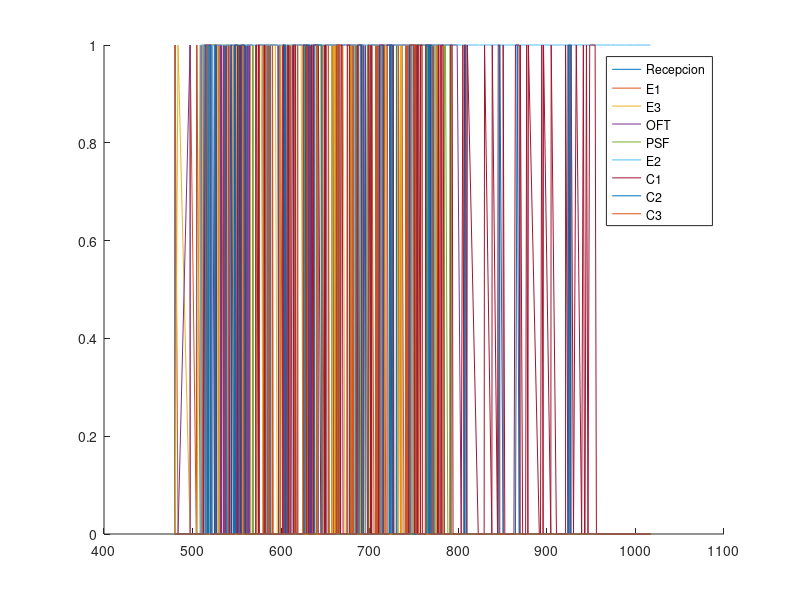

This figure's MATLAB source:
t = [
480.0
480.2204979023792
480.2455798057488
483.57006142743245
497.24840347125496
497.2541007052631
504.25268538047163
504.522328535614
504.8283556131041
508.81952615850327
508.8469771410826
509.2968837876856
509.58855044589546
509.58855044789783
511.7118181689328
511.91306278929284
511.9533751880749
512.459533641882
512.6070064268037
514.1856298075679
514.6069405164835
514.6617157874878
514.698709320761
514.829684524125
514.8381794763588
515.0969243511759
515.096924451293
516.9914770368123
516.996529016363
517.3562784957809
517.396590894563
517.5575231161409
517.5957973068984
517.8695132354658
518.443227748724
518.5831978427536
519.6672645143967
519.9464266349179
519.9602596096979
520.3813224654751
520.4303639314862
520.597971374989
520.6632148242576
520.7908171076399
521.640056243094
521.836076635922
522.191409550939
522.2160832627519
522.2389195030761
522.3067406225683
522.4799630291941
522.5046215458467
522.5791176674646
524.597351903064
524.8174403795629
525.5149652502012
525.5149654103886
525.5189280568487
526.2395223211275
526.4871903604568
526.550308432244
526.5953866514938
526.9162068912105
527.253993241191
527.3942973460911
528.1578862596123
528.5842826082086
528.9552689852692
529.0470377895467
529.3559959434764
529.7908917740336
529.8012737427579
531.2456459444805
531.2456460721199
531.6054068614611
531.6988152032241
531.823647361339
531.8867650615673
532.4959005130651
532.5896110533164
532.6813798575939
532.7979240914481
532.8344722210469
535.065615176466
535.3618757705605
535.3618759107245
535.5005110070233
535.5005902599526
536.9552651774702
537.2037323288531
537.3529878373241
538.449583336229
538.7873696862094
539.3616102474144
540.1748557520714
540.2842307820175
540.8893723884948
540.9722384777283
540.9729410207339
541.3210130272759
541.3556703883295
541.5085130146877
541.5231641210382
543.0922334444243
543.8369900655923
544.024588670576
544.1584484774711
546.0532083784096
546.3552319567926
546.3798904734452
546.813758657422
547.530564216928
548.0496626531418
548.2101603956366
548.4428276865548
548.6229230418106
549.0432205968749
549.5480918683044
550.7985933660989
550.8321572125595
550.9210275262673
551.0334018329196
551.0737142317017
551.6758965999521
552.1334776765253
553.3664035091582
553.7272795601103
553.7820548311145
553.9125886704336
554.5246622857672
554.7119985530121
554.7692527108122
555.0609193690221
555.3107636101817
555.310763737821
555.4288041125182
555.7639328689252
556.0333205021273
556.0715946928847
556.5610181787662
557.0502353005403
557.0867834301391
558.1328758139953
558.5677716445525
558.5781536132768
558.5846891239315
558.696833261689
559.5546793912315
559.5602270962756
560.0225258149994
560.2709929663823
561.5168439737582
561.5383292498004
561.7862316069603
561.9473557749094
563.2644254154864
563.5424988088873
564.4822027092146
564.6552898428621
564.904077705922
565.5444316440957
565.61757071624
568.0435859899937
568.056266458666
568.5786071237508
570.4539764129931
571.3032155484473
571.4236590548055
571.6249036751656
571.6652160739477
571.7801238651189
572.2838838755636
574.3187814023563
574.3586447416056
574.3735566733604
574.4571253055994
574.8051973121414
574.8398546731951
574.9926972995532
575.1329780784936
575.2699392852136
576.8390086085997
577.5087729554416
579.5373926632752
579.8145213506835
579.8216927820993
580.5411301198861
580.8967106336934
581.0272444730125
581.1106892096411
581.8839085133911
582.123491836202
582.1928065602883
582.4550683217625
582.8753658768268
582.9647176327757
584.6643024925114
584.9414311799197
584.9486026113354
585.5974731587919
585.9093138221156
586.0236204629296
586.1541543022487
587.0108183426273
587.2504016654382
587.3197163895245
587.5819781509987
588.002275706063
588.1331716231649
588.5245180827169
589.7912123217476
590.0172191289823
590.235538418897
590.2677699298531
591.0362236513517
592.9442640529073
593.0360328571849
593.4310635558126
593.4613454194774
595.5944019290993
595.8025743070727
596.221606793667
597.142993780189
597.434660438399
597.6845046795585
597.6845048071979
598.137673938302
598.2625060964169
598.3256237966452
598.934759248143
599.3498695314506
599.3653561981884
601.6002526336183
601.6838212658573
601.7798301973156
602.0318932723993
602.0378546263577
602.1783098409559
602.4521908274636
603.4207783254027
603.747379164342
603.7609764897912
604.2629766888922
604.49213578551
604.8135941973887
605.7535537418898
606.7640886235331
607.2533057453072
607.289853874906
607.4689043773396
607.8936519890325
608.0097595088158
608.3359462587622
608.835946242076
608.8360254950053
608.9977450619032
609.2462122132861
610.492063220662
610.7614508538641
610.7997250446215
610.8864366806922
612.8903228849363
613.4574219561183
613.8446399112228
613.8923177866756
613.9616325107619
614.6751974091648
614.8922557201446
615.3470719571225
615.5483165774825
615.5886289762647
616.2967132117782
616.8912521807357
617.4477862934547
618.2969695756774
618.5809051304752
618.610549014866
618.8954217398226
619.4204676256672
622.1651284371278
622.5633595894948
624.5911437108815
624.5966914159256
624.9656455525719
625.0139861930132
626.2896219817898
626.534714875958
627.279471497126
628.2406589288328
628.2703207543863
628.5678328712363
628.667772853958
628.6791640357532
629.024975909689
629.2645592324999
629.3338739565862
629.5961357180604
630.0164332731247
630.2562788679379
630.9495141074058
631.8053698888093
632.1134291313289
632.1607028038263
632.1853765156392
632.202517731311
632.301268457423
632.5743942519289
632.5757052348471
632.6154293304298
633.2900749470942
634.1060063834275
634.2399748235968
634.660272378661
634.7722691666319
636.0976353196662
636.2139253149965
636.4492089943457
636.7130887607879
636.7453202717439
637.9198693678712
638.0953925933242
638.9580370694691
639.8925507000838
640.3405541747751
640.4726480527213
640.5468270567064
640.6601480401331
641.0331089768218
641.0331091169859
641.7761933605083
641.9804788964615
644.7838475553066
645.5529154103971
645.9082483254141
645.932922037227
645.9760777653252
646.0235793970434
646.1968018036691
646.2081929854643
648.6040784138004
648.6696275597129
649.1299578709367
649.8430117528211
649.9563610956026
650.3621101890349
650.4557011776683
650.4791432937839
650.5226079315297
651.148192106536
651.3718470669838
653.0777911198586
653.0825103234023
653.3463900898445
653.3786216008006
654.4769005073715
654.7087264630843
654.8004952673618
657.1059493817779
657.1741077654451
657.3588643392762
657.5408452123352
657.6101599364215
658.9955993827821
659.244066534165
660.4098473884109
660.4899175415409
660.7670462289492
660.7742176603649
660.7917669600539
661.849235511959
662.1628748439766
662.271768940398
662.3042768502025
662.5753666224036
662.8670332806136
663.0210824097086
663.0210825698961
663.0274228042322
663.1168775217731
663.241709679888
663.3048273801163
663.3254905021519
663.8766619396863
663.9172425110413
664.1931883756725
664.3671319627182
664.651067517516
664.6807114019068
665.7903714775573
665.9211287152854
666.2891115588794
667.1016538422546
667.9127576515241
668.8345218949357
669.9117541121152
672.0704587164895
672.6468317691592
674.352775822034
674.6379952582771
674.9400188366601
674.9646773533127
675.3267932778625
675.9539981424302
677.2077099216781
677.499376579888
677.5086608334474
677.7492208210475
677.7492209486869
678.1328787481718
678.202390079791
678.4036347001511
678.4439470989332
678.999475389632
679.3884931259217
679.3898041088399
681.0540736975896
681.2220424342269
681.2305373864607
681.5327667345779
681.9273151521229
682.2595045452771
682.2650522503212
683.3838349469141
683.579261552378
683.6315029862434
683.9060003784083
683.9109650106918
684.0605195169971
684.4129652097928
684.4756298003048
684.5121779299036
684.6227224767127
685.2852056052527
685.9035422627904
686.7260129024725
687.0700655018123
687.0806809910055
687.6567163565129
687.9026608655697
688.1336246731845
689.3364448835681
690.4838739100845
690.7299104263255
691.0652892654248
691.1444813701256
691.2895096845979
691.5334991064153
691.5348100893335
692.1583127983154
692.7855176628831
693.1990796780832
693.386579665495
695.2474413448648
695.2474414850288
697.3601104035284
698.2093495389826
698.279347035759
698.480591656119
698.5209040549012
698.6862578556542
698.9981800635136
699.1900178660989
701.1744693833098
701.2292446543139
701.2647787321409
701.5428839863315
701.622580680505
701.7127822068322
701.9553757647585
702.2994283640984
702.3100438532915
704.8427834262691
706.3738442324117
706.65097291982
706.6581443512357
706.840540699927
707.7331622028298
708.0468015348474
708.1556956312688
708.4592933132744
708.6988766360853
708.7681913601716
709.0304531216458
709.4507506767101
709.8011692019121
709.9763064458575
711.2396872923947
711.5035670588369
711.535798569793
711.6822504987323
711.79892647557
712.4531611397454
713.6549318309449
713.8171607111694
714.1740302671586
714.3345280096535
714.3408682439896
715.2631263507703
715.5107943900996
715.7428600273225
715.8008105697384
715.9398109208533
716.216237533232
716.3841370180028
716.4163685289589
718.031929731893
719.1159964035361
719.2077652078136
719.5614317320034
719.6099440185832
721.766134279728
721.9329424832636
722.4520409194773
722.6125386619722
723.2915923792948
723.7118899343591
725.0061365530762
725.5008265500437
725.8561594650607
725.8808331768736
725.97149053669
726.0782748662876
726.1447129433158
726.1561041251109
726.5358559428608
726.6014050887734
727.3449028718757
727.7747892818816
729.0778690105833
729.9032719437901
729.9042722352492
730.1463000331418
730.3245697903135
730.6232083498134
731.069497946822
732.1135064059981
732.1922776731994
732.3828940392002
732.3900654706159
734.7553026298317
735.0788651414545
735.2542129337932
735.2877754750804
735.3925044734721
735.4722011676456
735.8049962518991
736.149048851239
736.1596643404321
738.6924039134096
740.2234647195522
740.5005934069605
740.5077648383763
740.6901611870676
741.5827826899704
741.896422021988
742.0053161184094
742.308913800415
742.5484971232258
742.6178118473122
742.8800736087863
743.3003711638506
743.6507896890527
743.9657406475097
745.0893077795353
745.3531875459774
745.3854190569335
745.6485469627106
745.6716847003845
745.7765633338445
746.0339943862673
746.661199250835
747.4990911803234
747.644459177601
748.1480740851047
749.1127468379109
749.1127469655503
749.5659160966544
749.6424939260307
749.6907482547693
749.7310606535515
749.7322942289748
750.3630014064954
750.7520191427851
750.7533301257033
750.9206629693946
751.2212681549173
752.2399678429827
752.4028571889322
752.417599714453
752.7092663726629
752.9591106138224
752.9591107414618
753.2144287067412
753.4122798725659
753.8445133372968
753.8566059697154
753.881264486368
754.2093651824069
754.4933007372048
754.5229446215956
755.2070059588398
755.456088885101
757.1897075360682
757.3520919167095
758.9225755887494
759.3510883773006
759.8625545924847
762.7348854629729
763.1188891538577
764.4408295158477
764.4802284779659
764.5801684606876
764.5915596424827
764.9373715164186
764.9914389107488
765.1769548392294
765.2462695633158
765.5085313247899
765.9288288798542
766.3545390537187
767.5371281698365
767.6658214184159
767.7177654955389
767.9544229469241
767.9871531287409
767.9943245601567
768.0258247380584
768.5014390444379
769.234890741802
769.97964736297
769.9990541091407
770.14618528541
770.6336162999436
770.6831242309952
771.183124214309
771.1832034672383
771.2282629563136
771.3449230341362
771.5925910734654
772.0172883447401
772.0216076042192
772.3593939541996
772.8692110844007
774.4220993935687
774.461396656485
774.5919304958041
775.4485945361828
775.6881778589936
775.75749258308
776.0197543445541
776.268221495937
776.5219208192931
777.514072503313
777.5881358523399
777.9583986004624
778.000213527947
779.471242571249
780.2434460322908
780.3089951782033
781.4823793713115
781.4860161034844
782.9645735908491
784.1479028408363
784.4062297392137
784.775107705404
784.8658539617544
785.2367872371557
785.5070951982535
788.2080103261817
790.6340255999354
790.6340257400994
790.6395734451436
790.7819651640604
791.0568682222312
792.3325040110077
792.3510344874464
793.0957911086144
794.0569785403212
794.3132027836042
798.731441799583
803.2834642706651
805.1971738085361
806.5084561732334
807.0821706864916
808.3150965191245
808.5992025474656
809.6606915629784
810.2302506527334
822.5506249989048
823.7895583379255
823.8944369713855
826.8182873392877
829.1897980905479
829.6378015652392
837.9013258042645
838.3260734159574
844.2770613381476
845.1076188360896
846.729134638703
846.8404868887708
850.6527967629943
850.6527969231818
850.6567594094544
852.5281662124241
853.3774053478783
853.8543136645499
855.423382987936
859.1255044992224
862.8470297122201
864.5529737650949
866.5685937042
868.6135832936851
869.6023897833563
869.9609613541427
872.66432504395
876.0095192427215
877.2424450753543
878.5880401192082
879.1575992089632
891.4779735551347
892.7169068941554
892.8217855276154
894.303979747153
895.7456358955176
896.1936393702089
904.4571636092342
904.881911220927
910.8328991431173
911.6634566410593
915.586773921948
921.1319518488526
921.1319519489698
923.9045407331425
923.9108809674786
924.2089486653983
924.7601201029328
925.076646538919
926.3291894263189
927.0739460474869
927.3954044593656
930.0507146393165
933.2065996507299
939.2772003696605
941.1909099075315
942.5021922722287
943.075906785487
944.6874823332912
946.4211009842584
948.393782316471
949.3050768600789
950.5440101990996
950.6488888325596
953.5727392004618
954.4773093817123
955.944249951722
964.6557776654386
965.3725832249446
971.7483187588277
972.4279149375363
973.2584724354783
977.181789716367
982.7269676432717
985.4995565275616
985.4995566877491
985.5058969220852
987.3812662113276
988.2305053467817
988.7074136634533
990.2764829868394
993.9786044981258
997.7001297111235
999.4060737639983
1008.6325594943422
1013.6819755126037
1016.906967415172
];
x_2 = [
0.0
1.0
0.0
0.0
0.0
0.0
0.0
1.0
0.0
0.0
0.0
0.0
1.0
0.0
0.0
1.0
0.0
0.0
0.0
0.0
0.0
0.0
1.0
1.0
0.0
0.0
0.0
0.0
1.0
1.0
1.0
1.0
0.0
0.0
0.0
0.0
0.0
0.0
1.0
1.0
0.0
0.0
0.0
0.0
0.0
0.0
1.0
0.0
1.0
1.0
1.0
0.0
0.0
0.0
0.0
0.0
0.0
0.0
0.0
1.0
0.0
0.0
0.0
1.0
0.0
0.0
0.0
0.0
0.0
0.0
1.0
0.0
0.0
1.0
1.0
1.0
1.0
0.0
0.0
1.0
1.0
1.0
0.0
0.0
1.0
1.0
1.0
0.0
0.0
1.0
0.0
0.0
1.0
0.0
0.0
0.0
0.0
1.0
1.0
1.0
1.0
1.0
0.0
0.0
0.0
0.0
0.0
0.0
1.0
0.0
0.0
0.0
0.0
0.0
0.0
0.0
1.0
0.0
0.0
0.0
1.0
1.0
0.0
0.0
0.0
0.0
0.0
0.0
1.0
0.0
0.0
0.0
1.0
0.0
1.0
1.0
1.0
1.0
0.0
0.0
1.0
0.0
0.0
1.0
0.0
0.0
0.0
0.0
0.0
0.0
1.0
0.0
1.0
1.0
0.0
0.0
0.0
0.0
1.0
1.0
0.0
0.0
0.0
0.0
0.0
0.0
0.0
0.0
1.0
0.0
0.0
0.0
0.0
0.0
0.0
1.0
1.0
1.0
1.0
0.0
0.0
0.0
0.0
0.0
1.0
0.0
0.0
0.0
1.0
0.0
0.0
1.0
0.0
0.0
1.0
0.0
0.0
1.0
0.0
0.0
0.0
0.0
1.0
0.0
1.0
0.0
0.0
1.0
0.0
0.0
0.0
1.0
1.0
0.0
0.0
0.0
0.0
0.0
0.0
0.0
0.0
0.0
0.0
1.0
0.0
1.0
1.0
1.0
0.0
0.0
1.0
0.0
0.0
1.0
1.0
1.0
1.0
1.0
1.0
0.0
0.0
0.0
0.0
0.0
0.0
0.0
0.0
1.0
0.0
0.0
0.0
0.0
0.0
1.0
0.0
0.0
1.0
0.0
1.0
0.0
0.0
0.0
0.0
1.0
1.0
0.0
0.0
0.0
0.0
1.0
0.0
0.0
0.0
0.0
0.0
1.0
0.0
0.0
0.0
0.0
0.0
0.0
0.0
0.0
0.0
0.0
0.0
0.0
0.0
0.0
0.0
1.0
0.0
0.0
1.0
0.0
0.0
1.0
0.0
0.0
0.0
1.0
1.0
0.0
1.0
1.0
1.0
0.0
0.0
0.0
0.0
0.0
1.0
0.0
0.0
0.0
0.0
1.0
0.0
0.0
0.0
0.0
0.0
0.0
0.0
1.0
1.0
0.0
0.0
0.0
0.0
0.0
0.0
1.0
0.0
1.0
1.0
1.0
0.0
0.0
0.0
0.0
0.0
0.0
1.0
1.0
0.0
0.0
0.0
0.0
0.0
0.0
1.0
0.0
0.0
0.0
0.0
0.0
1.0
1.0
1.0
0.0
0.0
1.0
0.0
0.0
1.0
0.0
0.0
0.0
1.0
0.0
0.0
0.0
1.0
0.0
0.0
0.0
0.0
1.0
0.0
0.0
0.0
0.0
0.0
0.0
1.0
0.0
0.0
0.0
0.0
0.0
0.0
0.0
0.0
0.0
0.0
0.0
0.0
1.0
0.0
0.0
0.0
0.0
1.0
0.0
0.0
1.0
1.0
1.0
1.0
0.0
0.0
1.0
0.0
0.0
1.0
0.0
0.0
0.0
0.0
0.0
0.0
1.0
1.0
0.0
0.0
0.0
1.0
1.0
0.0
0.0
0.0
0.0
0.0
1.0
0.0
0.0
0.0
0.0
0.0
0.0
0.0
0.0
0.0
1.0
1.0
0.0
0.0
0.0
0.0
1.0
0.0
0.0
0.0
0.0
0.0
1.0
0.0
0.0
0.0
0.0
0.0
0.0
1.0
1.0
0.0
0.0
0.0
1.0
0.0
0.0
0.0
1.0
0.0
0.0
0.0
1.0
0.0
0.0
1.0
0.0
0.0
1.0
0.0
0.0
0.0
1.0
0.0
0.0
0.0
0.0
0.0
0.0
0.0
0.0
0.0
0.0
1.0
0.0
0.0
0.0
1.0
1.0
0.0
0.0
0.0
0.0
0.0
0.0
0.0
0.0
0.0
0.0
0.0
1.0
0.0
0.0
1.0
0.0
1.0
1.0
1.0
0.0
0.0
0.0
0.0
0.0
0.0
0.0
0.0
1.0
1.0
0.0
0.0
0.0
1.0
1.0
0.0
0.0
0.0
1.0
1.0
1.0
0.0
0.0
1.0
0.0
0.0
0.0
1.0
0.0
0.0
0.0
1.0
0.0
0.0
1.0
0.0
0.0
1.0
0.0
0.0
0.0
1.0
0.0
0.0
0.0
0.0
0.0
0.0
0.0
0.0
0.0
0.0
1.0
1.0
1.0
1.0
0.0
0.0
0.0
1.0
0.0
0.0
0.0
0.0
0.0
0.0
1.0
0.0
1.0
1.0
1.0
1.0
1.0
0.0
0.0
1.0
0.0
0.0
0.0
0.0
0.0
0.0
0.0
0.0
0.0
0.0
0.0
0.0
1.0
0.0
0.0
1.0
1.0
0.0
0.0
1.0
0.0
0.0
0.0
0.0
1.0
1.0
0.0
0.0
0.0
0.0
0.0
0.0
0.0
0.0
0.0
1.0
0.0
0.0
0.0
1.0
0.0
0.0
1.0
0.0
0.0
0.0
1.0
0.0
1.0
0.0
0.0
1.0
0.0
0.0
1.0
1.0
0.0
0.0
0.0
0.0
0.0
0.0
0.0
0.0
0.0
0.0
0.0
0.0
0.0
0.0
0.0
0.0
0.0
0.0
0.0
0.0
0.0
0.0
0.0
0.0
0.0
0.0
0.0
0.0
0.0
0.0
0.0
0.0
0.0
0.0
0.0
0.0
0.0
0.0
0.0
0.0
0.0
0.0
0.0
0.0
0.0
0.0
0.0
0.0
0.0
0.0
0.0
0.0
0.0
0.0
0.0
0.0
0.0
0.0
0.0
0.0
0.0
0.0
0.0
0.0
0.0
0.0
0.0
0.0
0.0
0.0
0.0
0.0
0.0
0.0
0.0
0.0
0.0
0.0
0.0
0.0
0.0
0.0
0.0
0.0
0.0
0.0
0.0
0.0
0.0
0.0
0.0
0.0
0.0
0.0
0.0
0.0
0.0
0.0
0.0
0.0
0.0
0.0
0.0
0.0
0.0
0.0
0.0
0.0
0.0
0.0
0.0
0.0
0.0
0.0
0.0
0.0
0.0
0.0
0.0
0.0
];
x_3 = [
0.0
0.0
1.0
0.0
0.0
1.0
0.0
0.0
1.0
0.0
0.0
0.0
0.0
1.0
0.0
0.0
1.0
0.0
0.0
0.0
0.0
0.0
0.0
0.0
1.0
0.0
0.0
0.0
0.0
0.0
1.0
0.0
1.0
0.0
0.0
0.0
0.0
0.0
0.0
0.0
1.0
0.0
0.0
0.0
0.0
0.0
0.0
1.0
1.0
1.0
0.0
1.0
0.0
0.0
0.0
0.0
0.0
0.0
0.0
0.0
0.0
0.0
0.0
0.0
0.0
0.0
0.0
0.0
0.0
0.0
0.0
1.0
0.0
0.0
0.0
0.0
0.0
1.0
0.0
0.0
0.0
0.0
1.0
0.0
0.0
0.0
0.0
1.0
0.0
0.0
0.0
0.0
0.0
0.0
0.0
0.0
0.0
0.0
0.0
0.0
1.0
0.0
0.0
0.0
0.0
0.0
0.0
0.0
0.0
1.0
0.0
0.0
0.0
0.0
0.0
0.0
0.0
0.0
0.0
0.0
0.0
0.0
1.0
0.0
0.0
0.0
0.0
0.0
0.0
0.0
0.0
0.0
0.0
0.0
0.0
0.0
0.0
0.0
1.0
0.0
0.0
1.0
0.0
0.0
1.0
0.0
0.0
0.0
0.0
0.0
0.0
0.0
0.0
0.0
1.0
0.0
0.0
0.0
0.0
0.0
0.0
0.0
0.0
0.0
0.0
0.0
0.0
0.0
0.0
1.0
0.0
0.0
0.0
0.0
0.0
0.0
0.0
1.0
0.0
0.0
0.0
0.0
0.0
0.0
0.0
1.0
0.0
0.0
0.0
0.0
0.0
0.0
1.0
0.0
0.0
0.0
0.0
0.0
1.0
0.0
0.0
0.0
0.0
0.0
0.0
1.0
0.0
0.0
0.0
0.0
0.0
0.0
0.0
1.0
0.0
0.0
0.0
0.0
0.0
0.0
0.0
0.0
0.0
0.0
0.0
0.0
0.0
0.0
1.0
0.0
0.0
1.0
0.0
0.0
0.0
0.0
1.0
0.0
0.0
0.0
0.0
0.0
0.0
0.0
0.0
0.0
0.0
0.0
1.0
0.0
0.0
0.0
0.0
0.0
1.0
0.0
0.0
0.0
0.0
1.0
0.0
0.0
0.0
0.0
0.0
1.0
0.0
0.0
0.0
0.0
1.0
0.0
0.0
0.0
0.0
0.0
1.0
0.0
0.0
0.0
0.0
0.0
0.0
0.0
0.0
0.0
0.0
0.0
0.0
0.0
0.0
0.0
1.0
0.0
0.0
1.0
0.0
0.0
0.0
0.0
0.0
0.0
0.0
1.0
1.0
0.0
0.0
1.0
0.0
0.0
0.0
0.0
0.0
0.0
0.0
0.0
0.0
0.0
1.0
0.0
0.0
0.0
0.0
0.0
0.0
0.0
0.0
0.0
0.0
0.0
0.0
0.0
0.0
0.0
1.0
1.0
1.0
0.0
1.0
0.0
0.0
0.0
0.0
0.0
0.0
0.0
1.0
0.0
0.0
0.0
0.0
0.0
0.0
1.0
0.0
0.0
0.0
0.0
0.0
0.0
0.0
1.0
0.0
0.0
0.0
0.0
0.0
1.0
0.0
0.0
0.0
1.0
0.0
0.0
0.0
0.0
0.0
0.0
0.0
0.0
1.0
0.0
0.0
0.0
0.0
0.0
0.0
1.0
0.0
0.0
0.0
0.0
0.0
0.0
0.0
0.0
0.0
0.0
0.0
0.0
1.0
0.0
0.0
0.0
0.0
0.0
0.0
0.0
0.0
0.0
0.0
1.0
0.0
0.0
1.0
0.0
0.0
1.0
0.0
0.0
0.0
0.0
0.0
0.0
0.0
0.0
0.0
0.0
0.0
0.0
1.0
0.0
0.0
0.0
0.0
0.0
1.0
0.0
0.0
0.0
0.0
0.0
0.0
0.0
0.0
0.0
0.0
1.0
0.0
0.0
0.0
0.0
0.0
0.0
0.0
0.0
0.0
0.0
1.0
0.0
0.0
0.0
0.0
0.0
0.0
0.0
1.0
0.0
0.0
0.0
1.0
0.0
0.0
0.0
1.0
0.0
0.0
0.0
1.0
0.0
0.0
1.0
0.0
0.0
0.0
0.0
0.0
0.0
1.0
0.0
0.0
0.0
0.0
0.0
0.0
0.0
0.0
0.0
0.0
0.0
0.0
0.0
0.0
0.0
1.0
0.0
0.0
0.0
0.0
0.0
0.0
0.0
0.0
0.0
0.0
0.0
0.0
0.0
0.0
1.0
1.0
0.0
0.0
1.0
0.0
0.0
0.0
0.0
0.0
0.0
0.0
0.0
0.0
0.0
0.0
0.0
0.0
0.0
1.0
0.0
0.0
0.0
0.0
0.0
1.0
0.0
0.0
1.0
0.0
0.0
0.0
1.0
0.0
0.0
0.0
1.0
0.0
0.0
1.0
0.0
0.0
0.0
0.0
0.0
0.0
1.0
0.0
0.0
0.0
0.0
0.0
0.0
0.0
0.0
0.0
0.0
0.0
0.0
0.0
1.0
0.0
0.0
0.0
1.0
0.0
0.0
0.0
0.0
0.0
0.0
0.0
0.0
0.0
0.0
0.0
0.0
1.0
0.0
0.0
1.0
0.0
0.0
0.0
0.0
0.0
0.0
0.0
0.0
0.0
0.0
0.0
0.0
1.0
0.0
0.0
0.0
1.0
0.0
0.0
0.0
0.0
0.0
0.0
0.0
0.0
1.0
0.0
0.0
0.0
0.0
0.0
0.0
0.0
0.0
0.0
1.0
0.0
0.0
0.0
0.0
0.0
0.0
0.0
0.0
0.0
0.0
0.0
0.0
1.0
0.0
0.0
0.0
0.0
0.0
0.0
1.0
0.0
0.0
0.0
0.0
0.0
0.0
0.0
0.0
0.0
0.0
0.0
0.0
0.0
0.0
0.0
0.0
0.0
0.0
0.0
0.0
0.0
0.0
0.0
0.0
0.0
0.0
0.0
0.0
0.0
0.0
0.0
0.0
0.0
0.0
0.0
0.0
0.0
0.0
0.0
0.0
0.0
0.0
0.0
0.0
0.0
0.0
0.0
0.0
0.0
0.0
0.0
0.0
0.0
0.0
0.0
0.0
0.0
0.0
0.0
0.0
0.0
0.0
0.0
0.0
0.0
0.0
0.0
0.0
0.0
0.0
0.0
0.0
0.0
0.0
0.0
0.0
0.0
0.0
0.0
0.0
0.0
0.0
0.0
0.0
0.0
0.0
0.0
0.0
0.0
0.0
0.0
0.0
0.0
0.0
0.0
0.0
0.0
0.0
0.0
0.0
0.0
0.0
0.0
0.0
0.0
0.0
0.0
0.0
0.0
0.0
0.0
0.0
0.0
0.0
0.0
0.0
0.0
0.0
0.0
];
x_4 = [
0.0
0.0
0.0
1.0
0.0
0.0
0.0
0.0
0.0
1.0
0.0
0.0
0.0
0.0
1.0
1.0
1.0
1.0
1.0
1.0
1.0
0.0
0.0
0.0
0.0
1.0
1.0
1.0
1.0
1.0
1.0
1.0
1.0
1.0
1.0
1.0
1.0
1.0
1.0
1.0
1.0
1.0
1.0
1.0
1.0
1.0
1.0
1.0
1.0
1.0
1.0
1.0
1.0
1.0
1.0
1.0
1.0
1.0
1.0
1.0
1.0
1.0
1.0
1.0
1.0
1.0
1.0
0.0
0.0
0.0
0.0
0.0
1.0
1.0
1.0
1.0
1.0
1.0
1.0
1.0
1.0
1.0
1.0
1.0
1.0
1.0
1.0
1.0
1.0
1.0
1.0
1.0
1.0
1.0
0.0
0.0
0.0
0.0
0.0
0.0
0.0
1.0
1.0
1.0
1.0
1.0
0.0
0.0
0.0
0.0
1.0
1.0
1.0
1.0
1.0
1.0
1.0
1.0
0.0
0.0
0.0
0.0
0.0
1.0
1.0
1.0
1.0
0.0
0.0
0.0
0.0
0.0
0.0
0.0
0.0
0.0
0.0
0.0
0.0
1.0
1.0
1.0
1.0
1.0
1.0
1.0
1.0
1.0
1.0
1.0
1.0
1.0
1.0
1.0
1.0
1.0
1.0
1.0
1.0
1.0
1.0
0.0
0.0
0.0
0.0
0.0
0.0
0.0
0.0
0.0
1.0
1.0
1.0
0.0
0.0
0.0
0.0
0.0
1.0
1.0
1.0
1.0
1.0
0.0
0.0
0.0
1.0
1.0
1.0
1.0
1.0
1.0
1.0
1.0
1.0
1.0
1.0
1.0
1.0
1.0
1.0
1.0
1.0
1.0
1.0
1.0
1.0
1.0
1.0
1.0
1.0
1.0
1.0
1.0
1.0
1.0
1.0
1.0
1.0
0.0
0.0
0.0
0.0
0.0
0.0
0.0
0.0
0.0
0.0
1.0
1.0
1.0
1.0
1.0
1.0
1.0
1.0
1.0
1.0
1.0
1.0
1.0
1.0
1.0
1.0
1.0
0.0
0.0
0.0
1.0
1.0
1.0
1.0
1.0
1.0
1.0
1.0
1.0
1.0
1.0
1.0
1.0
1.0
1.0
1.0
1.0
1.0
1.0
1.0
1.0
1.0
1.0
1.0
1.0
1.0
1.0
1.0
1.0
1.0
1.0
1.0
0.0
0.0
0.0
0.0
0.0
0.0
0.0
0.0
0.0
0.0
0.0
0.0
1.0
1.0
1.0
1.0
1.0
1.0
1.0
1.0
1.0
1.0
1.0
1.0
1.0
1.0
1.0
1.0
1.0
1.0
1.0
1.0
1.0
1.0
1.0
1.0
1.0
1.0
1.0
1.0
1.0
1.0
1.0
1.0
1.0
0.0
0.0
0.0
0.0
0.0
0.0
0.0
0.0
0.0
0.0
0.0
1.0
1.0
1.0
1.0
1.0
1.0
1.0
1.0
1.0
1.0
1.0
1.0
1.0
1.0
1.0
1.0
1.0
1.0
1.0
1.0
1.0
1.0
0.0
0.0
0.0
1.0
1.0
1.0
0.0
0.0
0.0
1.0
1.0
1.0
1.0
1.0
1.0
1.0
1.0
1.0
1.0
1.0
1.0
1.0
1.0
1.0
1.0
1.0
1.0
1.0
1.0
1.0
1.0
1.0
1.0
1.0
1.0
1.0
0.0
0.0
0.0
0.0
0.0
0.0
1.0
1.0
1.0
1.0
1.0
1.0
1.0
1.0
0.0
0.0
0.0
1.0
1.0
1.0
1.0
1.0
1.0
1.0
1.0
1.0
1.0
1.0
1.0
1.0
1.0
1.0
1.0
1.0
1.0
1.0
1.0
1.0
1.0
1.0
1.0
1.0
1.0
1.0
1.0
1.0
1.0
1.0
1.0
0.0
0.0
0.0
0.0
1.0
1.0
1.0
1.0
1.0
0.0
0.0
0.0
0.0
0.0
0.0
1.0
1.0
1.0
1.0
0.0
0.0
0.0
0.0
1.0
1.0
1.0
1.0
1.0
1.0
1.0
1.0
1.0
1.0
1.0
1.0
1.0
1.0
1.0
1.0
1.0
1.0
1.0
1.0
1.0
1.0
1.0
1.0
1.0
1.0
1.0
1.0
1.0
1.0
1.0
1.0
1.0
1.0
0.0
0.0
0.0
0.0
1.0
1.0
1.0
1.0
1.0
0.0
0.0
0.0
0.0
0.0
0.0
0.0
0.0
0.0
0.0
0.0
1.0
1.0
1.0
1.0
1.0
1.0
1.0
1.0
1.0
1.0
1.0
1.0
1.0
1.0
0.0
0.0
0.0
0.0
1.0
1.0
1.0
1.0
0.0
0.0
1.0
1.0
1.0
1.0
1.0
1.0
1.0
1.0
1.0
1.0
1.0
1.0
1.0
1.0
1.0
1.0
1.0
1.0
1.0
1.0
1.0
1.0
1.0
1.0
1.0
1.0
1.0
1.0
1.0
1.0
1.0
1.0
1.0
0.0
0.0
1.0
1.0
1.0
1.0
1.0
1.0
1.0
1.0
1.0
1.0
1.0
1.0
1.0
1.0
1.0
1.0
1.0
1.0
1.0
1.0
1.0
1.0
1.0
1.0
1.0
1.0
0.0
0.0
0.0
0.0
0.0
0.0
0.0
1.0
1.0
1.0
1.0
1.0
1.0
1.0
1.0
1.0
1.0
1.0
1.0
1.0
1.0
1.0
1.0
1.0
1.0
1.0
1.0
1.0
1.0
1.0
1.0
1.0
1.0
1.0
1.0
1.0
1.0
1.0
0.0
0.0
0.0
0.0
0.0
1.0
1.0
1.0
1.0
1.0
1.0
1.0
1.0
1.0
1.0
1.0
1.0
0.0
0.0
0.0
0.0
0.0
0.0
0.0
0.0
0.0
0.0
0.0
0.0
0.0
0.0
0.0
0.0
0.0
0.0
0.0
0.0
0.0
0.0
0.0
0.0
0.0
0.0
0.0
0.0
0.0
0.0
0.0
0.0
0.0
0.0
0.0
0.0
0.0
0.0
0.0
0.0
0.0
0.0
0.0
0.0
0.0
0.0
0.0
0.0
0.0
0.0
0.0
0.0
0.0
0.0
0.0
0.0
0.0
0.0
0.0
0.0
0.0
0.0
0.0
0.0
0.0
0.0
0.0
0.0
0.0
0.0
0.0
0.0
0.0
0.0
0.0
0.0
0.0
0.0
0.0
0.0
0.0
0.0
0.0
0.0
0.0
0.0
0.0
0.0
0.0
0.0
0.0
0.0
0.0
0.0
0.0
0.0
0.0
0.0
0.0
0.0
0.0
0.0
0.0
0.0
0.0
0.0
0.0
0.0
0.0
0.0
0.0
0.0
0.0
0.0
];
x_5 = [
0.0
0.0
0.0
0.0
1.0
0.0
0.0
0.0
0.0
0.0
1.0
0.0
0.0
0.0
0.0
0.0
0.0
0.0
1.0
1.0
0.0
1.0
1.0
0.0
0.0
0.0
0.0
0.0
0.0
0.0
0.0
0.0
0.0
0.0
0.0
0.0
1.0
0.0
0.0
0.0
0.0
0.0
1.0
1.0
1.0
1.0
1.0
1.0
1.0
0.0
0.0
0.0
0.0
1.0
1.0
1.0
1.0
1.0
1.0
1.0
1.0
1.0
1.0
1.0
1.0
1.0
1.0
1.0
1.0
1.0
1.0
1.0
1.0
1.0
1.0
0.0
0.0
0.0
0.0
0.0
1.0
0.0
0.0
0.0
0.0
1.0
0.0
0.0
0.0
0.0
0.0
1.0
1.0
1.0
1.0
1.0
1.0
1.0
0.0
0.0
0.0
0.0
0.0
0.0
0.0
0.0
1.0
1.0
1.0
1.0
1.0
1.0
1.0
1.0
1.0
0.0
0.0
0.0
1.0
1.0
1.0
0.0
0.0
0.0
0.0
0.0
0.0
1.0
1.0
1.0
0.0
0.0
0.0
0.0
0.0
0.0
0.0
0.0
0.0
0.0
0.0
0.0
0.0
0.0
0.0
0.0
0.0
0.0
1.0
0.0
0.0
0.0
0.0
1.0
1.0
1.0
0.0
1.0
1.0
1.0
1.0
1.0
1.0
0.0
0.0
0.0
0.0
0.0
0.0
0.0
0.0
0.0
0.0
1.0
1.0
1.0
1.0
1.0
1.0
1.0
1.0
1.0
1.0
1.0
1.0
1.0
1.0
1.0
1.0
1.0
1.0
1.0
1.0
1.0
1.0
1.0
1.0
1.0
1.0
1.0
1.0
1.0
1.0
1.0
1.0
1.0
1.0
1.0
1.0
1.0
1.0
1.0
1.0
1.0
1.0
1.0
1.0
1.0
1.0
1.0
1.0
1.0
0.0
0.0
0.0
0.0
0.0
0.0
0.0
0.0
0.0
0.0
0.0
0.0
0.0
1.0
1.0
1.0
1.0
1.0
0.0
0.0
1.0
0.0
0.0
0.0
1.0
1.0
1.0
1.0
1.0
1.0
0.0
0.0
0.0
0.0
0.0
0.0
0.0
0.0
0.0
1.0
1.0
1.0
1.0
1.0
1.0
1.0
1.0
1.0
1.0
1.0
1.0
1.0
1.0
1.0
1.0
1.0
1.0
1.0
1.0
1.0
1.0
1.0
1.0
1.0
1.0
1.0
1.0
1.0
1.0
1.0
1.0
1.0
1.0
1.0
1.0
1.0
1.0
1.0
0.0
0.0
1.0
1.0
1.0
1.0
1.0
1.0
1.0
0.0
0.0
1.0
1.0
1.0
1.0
1.0
1.0
1.0
1.0
1.0
1.0
1.0
1.0
1.0
1.0
1.0
1.0
1.0
1.0
1.0
0.0
0.0
0.0
0.0
0.0
0.0
0.0
0.0
0.0
0.0
0.0
0.0
1.0
1.0
1.0
1.0
1.0
1.0
1.0
1.0
1.0
1.0
1.0
1.0
1.0
1.0
1.0
1.0
1.0
1.0
1.0
1.0
1.0
1.0
1.0
1.0
1.0
1.0
1.0
1.0
1.0
1.0
1.0
1.0
1.0
1.0
1.0
1.0
1.0
1.0
1.0
1.0
1.0
1.0
1.0
1.0
1.0
1.0
1.0
1.0
1.0
1.0
1.0
1.0
1.0
1.0
1.0
1.0
1.0
1.0
1.0
1.0
1.0
1.0
1.0
1.0
1.0
1.0
1.0
1.0
1.0
1.0
1.0
1.0
1.0
1.0
1.0
1.0
1.0
1.0
1.0
1.0
1.0
1.0
1.0
1.0
0.0
1.0
1.0
0.0
0.0
0.0
0.0
0.0
1.0
1.0
1.0
1.0
1.0
1.0
1.0
1.0
1.0
1.0
1.0
1.0
1.0
1.0
1.0
1.0
0.0
0.0
0.0
1.0
0.0
0.0
0.0
0.0
0.0
0.0
0.0
0.0
0.0
1.0
1.0
1.0
1.0
1.0
1.0
1.0
1.0
1.0
1.0
1.0
1.0
1.0
1.0
1.0
1.0
1.0
1.0
1.0
1.0
1.0
1.0
1.0
1.0
1.0
1.0
1.0
1.0
1.0
1.0
1.0
1.0
1.0
1.0
1.0
1.0
1.0
1.0
1.0
1.0
1.0
1.0
1.0
1.0
1.0
1.0
1.0
1.0
1.0
1.0
1.0
1.0
1.0
1.0
1.0
1.0
1.0
1.0
1.0
1.0
1.0
1.0
1.0
1.0
1.0
1.0
1.0
1.0
1.0
1.0
1.0
1.0
1.0
1.0
1.0
1.0
1.0
1.0
1.0
1.0
1.0
1.0
1.0
1.0
1.0
1.0
1.0
1.0
1.0
1.0
1.0
1.0
1.0
1.0
1.0
1.0
1.0
1.0
1.0
1.0
1.0
1.0
1.0
1.0
1.0
1.0
1.0
1.0
1.0
1.0
1.0
1.0
1.0
1.0
1.0
1.0
1.0
1.0
1.0
1.0
1.0
1.0
1.0
1.0
1.0
1.0
1.0
1.0
1.0
1.0
1.0
1.0
1.0
1.0
1.0
1.0
1.0
1.0
1.0
1.0
1.0
1.0
1.0
1.0
1.0
1.0
1.0
1.0
1.0
1.0
1.0
1.0
1.0
1.0
1.0
1.0
1.0
1.0
1.0
1.0
1.0
1.0
1.0
1.0
1.0
1.0
1.0
1.0
1.0
1.0
1.0
1.0
1.0
1.0
1.0
1.0
1.0
1.0
1.0
1.0
1.0
1.0
1.0
1.0
1.0
1.0
1.0
1.0
1.0
1.0
1.0
1.0
1.0
1.0
1.0
1.0
1.0
1.0
1.0
1.0
1.0
1.0
1.0
1.0
1.0
1.0
1.0
1.0
1.0
1.0
1.0
1.0
1.0
1.0
1.0
1.0
1.0
0.0
0.0
0.0
0.0
0.0
0.0
0.0
0.0
0.0
0.0
0.0
0.0
0.0
0.0
0.0
0.0
0.0
0.0
0.0
0.0
0.0
0.0
0.0
0.0
0.0
0.0
0.0
0.0
0.0
0.0
0.0
0.0
0.0
0.0
0.0
0.0
0.0
0.0
0.0
0.0
0.0
0.0
0.0
0.0
0.0
0.0
0.0
0.0
0.0
0.0
0.0
0.0
0.0
0.0
0.0
0.0
0.0
0.0
0.0
0.0
0.0
0.0
0.0
0.0
0.0
0.0
0.0
0.0
0.0
0.0
0.0
0.0
0.0
0.0
0.0
0.0
0.0
0.0
0.0
0.0
0.0
0.0
0.0
0.0
0.0
0.0
0.0
0.0
0.0
0.0
0.0
0.0
0.0
0.0
0.0
];
x_6 = [
0.0
0.0
0.0
0.0
0.0
0.0
0.0
0.0
0.0
0.0
0.0
0.0
0.0
0.0
0.0
0.0
0.0
0.0
0.0
0.0
0.0
0.0
0.0
0.0
0.0
0.0
0.0
0.0
0.0
0.0
0.0
0.0
0.0
0.0
0.0
0.0
0.0
1.0
1.0
1.0
1.0
1.0
1.0
1.0
1.0
1.0
1.0
1.0
1.0
1.0
1.0
1.0
1.0
1.0
1.0
1.0
0.0
0.0
0.0
0.0
0.0
0.0
0.0
0.0
0.0
0.0
0.0
0.0
0.0
0.0
0.0
0.0
0.0
0.0
0.0
0.0
0.0
0.0
0.0
0.0
0.0
0.0
0.0
0.0
0.0
0.0
0.0
0.0
0.0
0.0
0.0
0.0
0.0
0.0
0.0
0.0
0.0
0.0
0.0
0.0
0.0
0.0
0.0
0.0
0.0
0.0
0.0
0.0
0.0
0.0
0.0
0.0
0.0
0.0
0.0
0.0
0.0
0.0
0.0
0.0
0.0
0.0
0.0
0.0
0.0
0.0
0.0
0.0
0.0
0.0
0.0
0.0
0.0
0.0
0.0
0.0
0.0
0.0
0.0
0.0
0.0
0.0
0.0
0.0
0.0
0.0
0.0
0.0
0.0
0.0
0.0
0.0
0.0
0.0
0.0
0.0
0.0
0.0
0.0
0.0
0.0
0.0
0.0
1.0
0.0
0.0
0.0
0.0
0.0
0.0
0.0
0.0
0.0
0.0
0.0
0.0
0.0
0.0
0.0
0.0
0.0
0.0
0.0
0.0
0.0
0.0
0.0
0.0
0.0
0.0
0.0
0.0
0.0
0.0
0.0
0.0
0.0
0.0
0.0
0.0
0.0
0.0
0.0
0.0
0.0
0.0
0.0
0.0
0.0
0.0
0.0
0.0
0.0
0.0
0.0
0.0
0.0
0.0
0.0
0.0
0.0
0.0
0.0
0.0
0.0
0.0
0.0
0.0
0.0
0.0
0.0
0.0
0.0
0.0
0.0
0.0
0.0
0.0
0.0
0.0
0.0
0.0
0.0
0.0
0.0
0.0
0.0
0.0
0.0
0.0
0.0
0.0
0.0
0.0
0.0
0.0
0.0
0.0
0.0
0.0
0.0
0.0
0.0
0.0
0.0
0.0
0.0
0.0
0.0
0.0
0.0
0.0
0.0
0.0
0.0
0.0
0.0
0.0
0.0
0.0
0.0
0.0
1.0
1.0
1.0
1.0
0.0
0.0
0.0
0.0
0.0
0.0
0.0
0.0
0.0
0.0
0.0
0.0
0.0
0.0
0.0
0.0
0.0
0.0
0.0
0.0
0.0
0.0
0.0
0.0
0.0
0.0
0.0
0.0
0.0
0.0
0.0
0.0
0.0
0.0
0.0
0.0
0.0
0.0
0.0
0.0
0.0
0.0
1.0
1.0
1.0
1.0
0.0
0.0
0.0
0.0
0.0
0.0
0.0
0.0
0.0
0.0
0.0
0.0
0.0
0.0
0.0
0.0
0.0
0.0
0.0
0.0
0.0
0.0
0.0
0.0
0.0
0.0
0.0
0.0
0.0
0.0
0.0
0.0
0.0
0.0
0.0
0.0
0.0
0.0
0.0
0.0
0.0
0.0
0.0
0.0
0.0
0.0
0.0
0.0
0.0
0.0
0.0
0.0
0.0
0.0
0.0
0.0
0.0
0.0
0.0
0.0
0.0
0.0
0.0
0.0
0.0
0.0
0.0
0.0
0.0
0.0
0.0
0.0
0.0
0.0
0.0
0.0
0.0
0.0
0.0
0.0
0.0
0.0
0.0
0.0
0.0
0.0
0.0
0.0
0.0
0.0
0.0
0.0
0.0
0.0
0.0
0.0
0.0
1.0
1.0
1.0
0.0
0.0
0.0
0.0
0.0
0.0
0.0
0.0
0.0
1.0
0.0
0.0
0.0
0.0
0.0
0.0
0.0
0.0
0.0
0.0
0.0
0.0
1.0
1.0
1.0
1.0
1.0
1.0
1.0
0.0
0.0
0.0
0.0
0.0
0.0
0.0
0.0
0.0
0.0
0.0
0.0
0.0
0.0
0.0
0.0
0.0
0.0
0.0
0.0
0.0
0.0
0.0
0.0
0.0
0.0
0.0
0.0
0.0
0.0
0.0
0.0
0.0
0.0
0.0
0.0
0.0
0.0
0.0
0.0
0.0
0.0
0.0
0.0
0.0
0.0
0.0
0.0
0.0
0.0
0.0
0.0
0.0
0.0
0.0
0.0
0.0
0.0
0.0
0.0
0.0
0.0
0.0
0.0
0.0
0.0
0.0
0.0
0.0
0.0
0.0
0.0
0.0
0.0
0.0
0.0
0.0
0.0
0.0
0.0
0.0
0.0
0.0
0.0
0.0
0.0
0.0
0.0
0.0
0.0
0.0
0.0
0.0
0.0
0.0
0.0
0.0
0.0
0.0
0.0
0.0
0.0
0.0
0.0
0.0
0.0
0.0
0.0
0.0
0.0
0.0
0.0
0.0
0.0
0.0
0.0
0.0
0.0
0.0
0.0
0.0
0.0
0.0
0.0
0.0
0.0
1.0
1.0
1.0
1.0
1.0
1.0
1.0
1.0
1.0
1.0
1.0
1.0
1.0
1.0
1.0
1.0
1.0
1.0
1.0
1.0
1.0
1.0
1.0
1.0
1.0
1.0
1.0
1.0
0.0
0.0
0.0
0.0
0.0
0.0
0.0
0.0
0.0
0.0
0.0
0.0
0.0
0.0
0.0
0.0
0.0
0.0
0.0
0.0
0.0
0.0
0.0
0.0
0.0
0.0
0.0
0.0
0.0
0.0
0.0
0.0
0.0
0.0
0.0
0.0
0.0
0.0
0.0
0.0
0.0
0.0
0.0
0.0
0.0
0.0
0.0
0.0
1.0
1.0
1.0
1.0
1.0
0.0
0.0
0.0
1.0
1.0
1.0
1.0
0.0
0.0
0.0
0.0
0.0
0.0
0.0
0.0
0.0
0.0
0.0
0.0
0.0
0.0
0.0
0.0
0.0
0.0
0.0
0.0
0.0
0.0
0.0
0.0
0.0
0.0
0.0
0.0
0.0
0.0
0.0
0.0
0.0
0.0
0.0
0.0
0.0
0.0
0.0
0.0
0.0
0.0
0.0
0.0
0.0
0.0
0.0
0.0
0.0
0.0
0.0
0.0
0.0
0.0
0.0
0.0
0.0
0.0
0.0
0.0
0.0
0.0
0.0
0.0
0.0
0.0
0.0
0.0
0.0
0.0
0.0
0.0
0.0
0.0
0.0
0.0
0.0
0.0
0.0
0.0
0.0
0.0
0.0
0.0
0.0
0.0
0.0
0.0
0.0
0.0
0.0
0.0
0.0
0.0
0.0
0.0
0.0
0.0
0.0
0.0
];
x_7 = [
0.0
0.0
0.0
0.0
0.0
0.0
0.0
0.0
0.0
0.0
0.0
1.0
1.0
1.0
1.0
1.0
1.0
1.0
1.0
0.0
1.0
1.0
1.0
1.0
1.0
1.0
1.0
1.0
1.0
1.0
1.0
1.0
1.0
1.0
1.0
0.0
0.0
0.0
0.0
1.0
1.0
1.0
1.0
1.0
1.0
0.0
0.0
0.0
0.0
1.0
1.0
1.0
1.0
1.0
1.0
0.0
1.0
0.0
1.0
1.0
1.0
1.0
1.0
1.0
1.0
1.0
1.0
1.0
1.0
1.0
1.0
1.0
1.0
1.0
1.0
1.0
1.0
1.0
1.0
1.0
1.0
1.0
1.0
1.0
1.0
1.0
1.0
1.0
1.0
1.0
1.0
1.0
1.0
1.0
1.0
1.0
1.0
1.0
1.0
1.0
1.0
1.0
1.0
1.0
1.0
1.0
1.0
1.0
1.0
1.0
1.0
1.0
1.0
1.0
1.0
1.0
1.0
1.0
1.0
1.0
1.0
1.0
1.0
1.0
1.0
1.0
1.0
1.0
1.0
1.0
1.0
1.0
1.0
1.0
1.0
1.0
1.0
1.0
1.0
1.0
1.0
1.0
1.0
1.0
1.0
1.0
1.0
1.0
1.0
1.0
1.0
1.0
1.0
1.0
1.0
1.0
1.0
1.0
1.0
1.0
1.0
1.0
1.0
1.0
1.0
1.0
1.0
1.0
1.0
1.0
1.0
1.0
1.0
1.0
1.0
1.0
1.0
1.0
1.0
1.0
1.0
1.0
1.0
1.0
1.0
1.0
1.0
1.0
1.0
1.0
1.0
1.0
1.0
1.0
1.0
1.0
1.0
1.0
1.0
1.0
1.0
1.0
1.0
1.0
1.0
1.0
1.0
1.0
1.0
1.0
1.0
1.0
1.0
1.0
1.0
1.0
1.0
1.0
1.0
1.0
1.0
1.0
1.0
1.0
1.0
1.0
1.0
1.0
1.0
1.0
1.0
1.0
1.0
1.0
1.0
1.0
1.0
1.0
1.0
1.0
1.0
1.0
1.0
1.0
1.0
1.0
1.0
1.0
1.0
1.0
1.0
1.0
1.0
1.0
1.0
1.0
1.0
1.0
1.0
1.0
1.0
1.0
1.0
1.0
1.0
1.0
1.0
1.0
1.0
1.0
1.0
1.0
1.0
1.0
1.0
1.0
1.0
1.0
1.0
1.0
1.0
1.0
1.0
1.0
1.0
1.0
1.0
1.0
1.0
1.0
1.0
1.0
1.0
1.0
1.0
1.0
1.0
1.0
1.0
1.0
1.0
1.0
1.0
1.0
1.0
1.0
1.0
1.0
1.0
1.0
1.0
1.0
1.0
1.0
1.0
1.0
1.0
1.0
1.0
1.0
1.0
1.0
1.0
1.0
1.0
1.0
1.0
1.0
1.0
1.0
1.0
1.0
1.0
1.0
1.0
1.0
1.0
1.0
1.0
1.0
1.0
1.0
1.0
1.0
1.0
1.0
1.0
1.0
1.0
1.0
1.0
1.0
1.0
1.0
1.0
1.0
1.0
1.0
1.0
1.0
1.0
1.0
1.0
1.0
1.0
1.0
1.0
1.0
1.0
1.0
1.0
1.0
1.0
1.0
1.0
1.0
1.0
1.0
1.0
1.0
1.0
1.0
1.0
1.0
1.0
1.0
1.0
1.0
1.0
1.0
1.0
1.0
1.0
1.0
1.0
1.0
1.0
1.0
1.0
1.0
1.0
1.0
1.0
1.0
1.0
1.0
1.0
1.0
1.0
1.0
1.0
1.0
1.0
1.0
1.0
1.0
1.0
1.0
1.0
1.0
1.0
1.0
1.0
1.0
1.0
1.0
1.0
1.0
1.0
1.0
1.0
1.0
1.0
1.0
1.0
1.0
1.0
1.0
1.0
1.0
1.0
1.0
1.0
1.0
1.0
1.0
1.0
1.0
1.0
1.0
1.0
1.0
1.0
1.0
1.0
1.0
1.0
1.0
1.0
1.0
1.0
1.0
1.0
1.0
1.0
1.0
1.0
1.0
1.0
1.0
1.0
1.0
1.0
1.0
1.0
1.0
1.0
1.0
1.0
1.0
1.0
1.0
1.0
1.0
1.0
1.0
1.0
1.0
1.0
1.0
1.0
1.0
1.0
1.0
1.0
1.0
1.0
1.0
1.0
1.0
1.0
1.0
1.0
1.0
1.0
1.0
1.0
1.0
1.0
1.0
1.0
1.0
1.0
1.0
1.0
1.0
1.0
1.0
1.0
1.0
1.0
1.0
1.0
1.0
1.0
1.0
1.0
1.0
1.0
1.0
1.0
1.0
1.0
1.0
1.0
1.0
1.0
1.0
1.0
1.0
1.0
1.0
1.0
1.0
1.0
1.0
1.0
1.0
1.0
1.0
1.0
1.0
1.0
1.0
1.0
1.0
1.0
1.0
1.0
1.0
1.0
1.0
1.0
1.0
1.0
1.0
1.0
1.0
1.0
1.0
1.0
1.0
1.0
1.0
1.0
1.0
1.0
1.0
1.0
1.0
1.0
1.0
1.0
1.0
1.0
1.0
1.0
1.0
1.0
1.0
1.0
1.0
1.0
1.0
1.0
1.0
1.0
1.0
1.0
1.0
1.0
1.0
1.0
1.0
1.0
1.0
1.0
1.0
1.0
1.0
1.0
1.0
1.0
1.0
1.0
1.0
1.0
1.0
1.0
1.0
1.0
1.0
1.0
1.0
1.0
1.0
1.0
1.0
1.0
1.0
1.0
1.0
1.0
1.0
1.0
1.0
1.0
1.0
1.0
1.0
1.0
1.0
1.0
1.0
1.0
1.0
1.0
1.0
1.0
1.0
1.0
1.0
1.0
1.0
1.0
1.0
1.0
1.0
1.0
1.0
1.0
1.0
1.0
1.0
1.0
1.0
1.0
1.0
1.0
1.0
1.0
1.0
1.0
1.0
1.0
1.0
1.0
1.0
1.0
1.0
1.0
1.0
1.0
1.0
1.0
1.0
1.0
1.0
1.0
1.0
1.0
1.0
1.0
1.0
1.0
1.0
1.0
1.0
1.0
1.0
1.0
1.0
1.0
1.0
1.0
1.0
1.0
1.0
1.0
1.0
1.0
1.0
1.0
1.0
1.0
1.0
1.0
1.0
1.0
1.0
1.0
1.0
1.0
1.0
1.0
1.0
1.0
1.0
1.0
1.0
1.0
1.0
1.0
1.0
1.0
1.0
1.0
1.0
1.0
1.0
1.0
1.0
1.0
1.0
1.0
1.0
1.0
1.0
1.0
1.0
1.0
1.0
1.0
1.0
1.0
1.0
1.0
1.0
1.0
1.0
1.0
1.0
1.0
1.0
1.0
1.0
1.0
1.0
1.0
1.0
1.0
1.0
1.0
1.0
1.0
];
x_8 = [
0.0
0.0
0.0
0.0
0.0
0.0
0.0
0.0
0.0
0.0
0.0
0.0
0.0
0.0
0.0
0.0
0.0
0.0
0.0
1.0
1.0
1.0
1.0
1.0
1.0
1.0
1.0
1.0
1.0
1.0
1.0
1.0
1.0
1.0
1.0
1.0
1.0
1.0
1.0
1.0
1.0
1.0
1.0
0.0
0.0
0.0
0.0
0.0
0.0
0.0
0.0
0.0
0.0
0.0
0.0
1.0
1.0
1.0
1.0
1.0
1.0
0.0
0.0
0.0
0.0
0.0
0.0
0.0
0.0
0.0
0.0
0.0
0.0
0.0
0.0
0.0
0.0
0.0
0.0
0.0
0.0
0.0
0.0
0.0
0.0
0.0
0.0
0.0
0.0
0.0
0.0
0.0
0.0
0.0
0.0
0.0
0.0
0.0
0.0
0.0
0.0
0.0
0.0
1.0
1.0
0.0
0.0
0.0
0.0
0.0
0.0
1.0
1.0
1.0
1.0
1.0
1.0
1.0
1.0
0.0
0.0
0.0
0.0
0.0
0.0
1.0
0.0
0.0
0.0
0.0
0.0
1.0
1.0
1.0
1.0
1.0
1.0
1.0
1.0
1.0
1.0
1.0
1.0
1.0
1.0
1.0
1.0
0.0
0.0
0.0
0.0
0.0
0.0
0.0
0.0
0.0
0.0
0.0
0.0
0.0
0.0
0.0
0.0
0.0
0.0
0.0
0.0
1.0
1.0
1.0
1.0
1.0
0.0
0.0
1.0
1.0
1.0
1.0
1.0
1.0
0.0
0.0
0.0
0.0
0.0
0.0
0.0
1.0
1.0
1.0
0.0
0.0
0.0
0.0
0.0
0.0
0.0
0.0
0.0
0.0
0.0
0.0
0.0
0.0
0.0
0.0
0.0
0.0
0.0
0.0
0.0
0.0
0.0
0.0
0.0
0.0
0.0
0.0
0.0
0.0
0.0
0.0
0.0
0.0
0.0
0.0
0.0
0.0
0.0
0.0
0.0
0.0
0.0
0.0
0.0
0.0
0.0
0.0
1.0
1.0
1.0
1.0
1.0
1.0
0.0
0.0
0.0
0.0
0.0
0.0
1.0
0.0
0.0
0.0
0.0
0.0
0.0
0.0
0.0
0.0
0.0
0.0
0.0
0.0
1.0
1.0
1.0
1.0
1.0
1.0
1.0
1.0
0.0
0.0
0.0
0.0
0.0
0.0
0.0
0.0
0.0
0.0
0.0
0.0
1.0
1.0
1.0
1.0
0.0
1.0
1.0
1.0
1.0
1.0
1.0
1.0
1.0
1.0
1.0
0.0
0.0
0.0
0.0
0.0
0.0
0.0
0.0
0.0
0.0
0.0
1.0
1.0
1.0
1.0
0.0
0.0
1.0
1.0
1.0
1.0
1.0
1.0
1.0
1.0
1.0
1.0
1.0
1.0
1.0
1.0
1.0
0.0
0.0
0.0
0.0
0.0
0.0
0.0
0.0
0.0
1.0
0.0
0.0
1.0
1.0
0.0
0.0
0.0
0.0
0.0
0.0
0.0
0.0
0.0
0.0
0.0
0.0
0.0
0.0
0.0
0.0
0.0
0.0
0.0
0.0
0.0
0.0
0.0
0.0
0.0
0.0
0.0
0.0
1.0
1.0
1.0
1.0
1.0
1.0
1.0
1.0
1.0
1.0
1.0
1.0
1.0
1.0
1.0
1.0
1.0
1.0
0.0
1.0
1.0
0.0
0.0
0.0
0.0
1.0
1.0
1.0
1.0
1.0
1.0
1.0
1.0
0.0
0.0
0.0
0.0
0.0
0.0
0.0
0.0
0.0
0.0
0.0
0.0
0.0
0.0
0.0
0.0
0.0
0.0
0.0
0.0
0.0
0.0
0.0
0.0
0.0
0.0
0.0
1.0
1.0
1.0
1.0
1.0
1.0
1.0
1.0
1.0
1.0
0.0
0.0
0.0
0.0
0.0
0.0
0.0
0.0
0.0
0.0
0.0
0.0
0.0
1.0
1.0
1.0
1.0
1.0
1.0
0.0
0.0
0.0
1.0
1.0
1.0
0.0
0.0
0.0
0.0
0.0
0.0
0.0
0.0
0.0
0.0
0.0
0.0
0.0
0.0
0.0
0.0
0.0
0.0
1.0
1.0
1.0
1.0
1.0
1.0
1.0
1.0
1.0
1.0
1.0
1.0
1.0
1.0
0.0
0.0
0.0
0.0
0.0
0.0
0.0
0.0
0.0
1.0
1.0
1.0
1.0
1.0
1.0
1.0
1.0
0.0
0.0
0.0
0.0
0.0
0.0
0.0
0.0
1.0
0.0
0.0
0.0
0.0
0.0
0.0
0.0
0.0
0.0
0.0
0.0
0.0
0.0
0.0
0.0
0.0
0.0
0.0
0.0
0.0
0.0
0.0
0.0
0.0
0.0
0.0
0.0
0.0
0.0
0.0
0.0
0.0
0.0
0.0
0.0
0.0
0.0
1.0
1.0
1.0
1.0
1.0
1.0
1.0
1.0
1.0
1.0
1.0
1.0
1.0
1.0
1.0
1.0
1.0
1.0
0.0
0.0
0.0
0.0
1.0
1.0
1.0
0.0
0.0
0.0
0.0
0.0
0.0
0.0
1.0
1.0
1.0
1.0
1.0
1.0
1.0
0.0
1.0
1.0
0.0
0.0
0.0
1.0
1.0
1.0
1.0
1.0
1.0
1.0
1.0
1.0
1.0
1.0
1.0
1.0
1.0
1.0
1.0
1.0
1.0
1.0
1.0
0.0
0.0
0.0
0.0
0.0
0.0
0.0
0.0
0.0
0.0
0.0
0.0
0.0
0.0
0.0
0.0
0.0
0.0
0.0
0.0
0.0
0.0
0.0
0.0
1.0
1.0
0.0
0.0
0.0
0.0
1.0
0.0
1.0
1.0
0.0
0.0
0.0
0.0
0.0
0.0
0.0
0.0
0.0
0.0
0.0
1.0
1.0
1.0
1.0
0.0
0.0
0.0
0.0
1.0
0.0
1.0
1.0
1.0
0.0
1.0
0.0
0.0
0.0
0.0
0.0
1.0
0.0
1.0
0.0
1.0
1.0
0.0
0.0
1.0
1.0
0.0
0.0
0.0
0.0
0.0
0.0
1.0
1.0
1.0
0.0
1.0
0.0
0.0
1.0
0.0
1.0
0.0
0.0
0.0
1.0
0.0
1.0
0.0
1.0
0.0
0.0
0.0
0.0
1.0
0.0
1.0
1.0
1.0
1.0
0.0
1.0
1.0
0.0
1.0
0.0
1.0
0.0
0.0
1.0
0.0
1.0
1.0
1.0
1.0
1.0
1.0
0.0
0.0
0.0
0.0
0.0
0.0
0.0
0.0
0.0
0.0
0.0
0.0
0.0
0.0
0.0
0.0
0.0
0.0
0.0
0.0
0.0
];
x_9 = [
0.0
0.0
0.0
0.0
0.0
0.0
0.0
0.0
0.0
0.0
0.0
0.0
0.0
0.0
0.0
0.0
0.0
0.0
0.0
0.0
0.0
0.0
0.0
0.0
0.0
0.0
1.0
0.0
0.0
0.0
0.0
0.0
0.0
0.0
1.0
1.0
1.0
1.0
1.0
0.0
0.0
0.0
0.0
0.0
0.0
0.0
0.0
0.0
0.0
0.0
0.0
0.0
0.0
0.0
0.0
0.0
0.0
1.0
0.0
0.0
0.0
0.0
0.0
0.0
0.0
0.0
0.0
0.0
0.0
0.0
0.0
0.0
0.0
0.0
0.0
0.0
0.0
0.0
0.0
0.0
0.0
0.0
0.0
0.0
0.0
0.0
0.0
0.0
0.0
0.0
0.0
0.0
0.0
0.0
0.0
0.0
0.0
0.0
0.0
0.0
0.0
0.0
0.0
0.0
1.0
1.0
1.0
0.0
0.0
0.0
0.0
0.0
1.0
0.0
1.0
1.0
1.0
1.0
1.0
1.0
1.0
1.0
1.0
1.0
0.0
0.0
0.0
0.0
0.0
0.0
0.0
0.0
0.0
0.0
0.0
0.0
1.0
1.0
1.0
1.0
1.0
1.0
1.0
1.0
1.0
1.0
0.0
0.0
0.0
0.0
0.0
0.0
0.0
0.0
0.0
0.0
0.0
0.0
0.0
0.0
0.0
0.0
0.0
0.0
0.0
0.0
0.0
0.0
0.0
0.0
0.0
0.0
0.0
0.0
0.0
0.0
0.0
0.0
0.0
0.0
0.0
0.0
0.0
0.0
0.0
0.0
0.0
0.0
0.0
0.0
0.0
0.0
0.0
0.0
0.0
0.0
0.0
0.0
0.0
0.0
0.0
0.0
0.0
0.0
0.0
0.0
0.0
0.0
0.0
0.0
0.0
0.0
0.0
0.0
0.0
0.0
0.0
0.0
0.0
0.0
0.0
0.0
0.0
0.0
0.0
0.0
0.0
0.0
0.0
0.0
0.0
0.0
0.0
0.0
0.0
0.0
0.0
0.0
0.0
0.0
0.0
1.0
1.0
1.0
1.0
0.0
0.0
0.0
0.0
0.0
0.0
0.0
0.0
0.0
0.0
0.0
0.0
0.0
0.0
0.0
0.0
0.0
0.0
0.0
0.0
0.0
0.0
0.0
0.0
0.0
0.0
0.0
0.0
0.0
0.0
0.0
0.0
0.0
0.0
0.0
0.0
0.0
0.0
0.0
0.0
0.0
0.0
1.0
1.0
1.0
1.0
1.0
1.0
1.0
1.0
1.0
1.0
1.0
1.0
1.0
1.0
1.0
1.0
1.0
1.0
1.0
0.0
0.0
0.0
0.0
0.0
0.0
0.0
0.0
0.0
0.0
0.0
0.0
0.0
0.0
1.0
1.0
1.0
1.0
1.0
1.0
1.0
1.0
1.0
1.0
1.0
1.0
1.0
1.0
1.0
1.0
0.0
0.0
0.0
0.0
0.0
0.0
0.0
0.0
0.0
0.0
0.0
0.0
0.0
0.0
0.0
0.0
0.0
0.0
0.0
0.0
0.0
0.0
0.0
0.0
0.0
0.0
0.0
0.0
0.0
0.0
0.0
0.0
0.0
0.0
0.0
0.0
0.0
0.0
0.0
0.0
0.0
1.0
1.0
1.0
1.0
1.0
1.0
1.0
1.0
0.0
0.0
0.0
0.0
0.0
0.0
0.0
0.0
0.0
0.0
0.0
0.0
0.0
0.0
0.0
0.0
0.0
0.0
0.0
0.0
0.0
0.0
0.0
0.0
0.0
0.0
0.0
0.0
0.0
0.0
0.0
0.0
0.0
0.0
0.0
0.0
0.0
0.0
0.0
0.0
0.0
0.0
0.0
0.0
0.0
0.0
0.0
0.0
0.0
0.0
0.0
0.0
0.0
0.0
0.0
1.0
1.0
1.0
1.0
1.0
1.0
0.0
0.0
0.0
0.0
0.0
0.0
0.0
0.0
0.0
0.0
0.0
0.0
0.0
0.0
0.0
0.0
0.0
0.0
0.0
0.0
0.0
0.0
0.0
0.0
0.0
0.0
0.0
0.0
0.0
0.0
0.0
0.0
0.0
0.0
0.0
0.0
0.0
0.0
0.0
0.0
0.0
0.0
0.0
0.0
0.0
0.0
0.0
1.0
1.0
0.0
0.0
0.0
0.0
0.0
0.0
0.0
0.0
0.0
0.0
0.0
0.0
0.0
0.0
0.0
0.0
0.0
1.0
0.0
1.0
1.0
1.0
1.0
1.0
1.0
1.0
1.0
0.0
0.0
0.0
0.0
0.0
0.0
0.0
0.0
0.0
0.0
0.0
0.0
0.0
0.0
0.0
0.0
0.0
0.0
0.0
0.0
0.0
0.0
0.0
0.0
0.0
0.0
0.0
0.0
0.0
0.0
0.0
0.0
0.0
0.0
0.0
0.0
0.0
0.0
0.0
0.0
0.0
0.0
0.0
0.0
0.0
0.0
1.0
1.0
1.0
1.0
0.0
0.0
0.0
0.0
0.0
0.0
0.0
0.0
0.0
0.0
0.0
0.0
0.0
0.0
0.0
0.0
0.0
0.0
0.0
0.0
0.0
0.0
0.0
0.0
0.0
0.0
0.0
0.0
0.0
0.0
0.0
0.0
0.0
0.0
0.0
0.0
0.0
0.0
1.0
1.0
1.0
1.0
1.0
1.0
1.0
1.0
1.0
1.0
0.0
0.0
1.0
1.0
1.0
1.0
1.0
1.0
1.0
1.0
0.0
0.0
0.0
0.0
0.0
0.0
0.0
0.0
0.0
0.0
0.0
0.0
0.0
0.0
0.0
0.0
0.0
0.0
0.0
0.0
0.0
0.0
0.0
0.0
0.0
0.0
0.0
0.0
0.0
0.0
0.0
0.0
0.0
0.0
0.0
0.0
0.0
0.0
0.0
0.0
0.0
0.0
0.0
0.0
0.0
0.0
0.0
0.0
0.0
0.0
0.0
0.0
0.0
0.0
1.0
0.0
0.0
0.0
0.0
0.0
0.0
0.0
0.0
0.0
0.0
0.0
0.0
0.0
1.0
1.0
0.0
0.0
0.0
0.0
0.0
0.0
0.0
0.0
0.0
0.0
1.0
0.0
0.0
0.0
0.0
0.0
0.0
0.0
0.0
0.0
0.0
0.0
0.0
0.0
0.0
0.0
0.0
0.0
0.0
0.0
0.0
0.0
0.0
0.0
1.0
0.0
1.0
1.0
1.0
0.0
0.0
0.0
0.0
0.0
0.0
0.0
0.0
0.0
0.0
0.0
0.0
0.0
0.0
0.0
0.0
0.0
0.0
0.0
0.0
0.0
0.0
0.0
0.0
0.0
0.0
0.0
0.0
0.0
0.0
0.0
0.0
0.0
0.0
0.0
0.0
];
x_10 = [
0.0
0.0
0.0
0.0
0.0
0.0
0.0
0.0
0.0
0.0
0.0
0.0
0.0
0.0
0.0
0.0
0.0
0.0
0.0
0.0
0.0
0.0
0.0
0.0
0.0
0.0
0.0
0.0
0.0
0.0
0.0
0.0
0.0
0.0
0.0
0.0
0.0
0.0
0.0
0.0
0.0
0.0
0.0
0.0
0.0
0.0
0.0
0.0
0.0
0.0
0.0
0.0
0.0
0.0
0.0
0.0
0.0
0.0
0.0
0.0
0.0
0.0
0.0
0.0
0.0
0.0
0.0
0.0
0.0
0.0
0.0
0.0
0.0
0.0
0.0
0.0
0.0
0.0
0.0
0.0
0.0
0.0
0.0
0.0
0.0
0.0
0.0
0.0
0.0
0.0
0.0
0.0
0.0
0.0
0.0
0.0
0.0
0.0
0.0
0.0
0.0
0.0
0.0
0.0
0.0
0.0
0.0
0.0
0.0
0.0
0.0
0.0
0.0
0.0
0.0
0.0
0.0
0.0
0.0
0.0
0.0
0.0
0.0
0.0
0.0
0.0
0.0
0.0
0.0
0.0
0.0
0.0
0.0
0.0
0.0
0.0
0.0
0.0
0.0
0.0
0.0
0.0
0.0
0.0
0.0
0.0
0.0
0.0
0.0
0.0
0.0
0.0
0.0
0.0
0.0
0.0
0.0
0.0
0.0
0.0
0.0
0.0
0.0
0.0
0.0
0.0
0.0
0.0
0.0
0.0
0.0
0.0
0.0
0.0
0.0
0.0
0.0
0.0
0.0
0.0
0.0
0.0
0.0
0.0
0.0
0.0
0.0
0.0
0.0
0.0
0.0
0.0
0.0
0.0
0.0
0.0
0.0
0.0
0.0
0.0
0.0
0.0
0.0
0.0
0.0
0.0
0.0
0.0
0.0
0.0
0.0
0.0
0.0
0.0
0.0
0.0
0.0
0.0
0.0
0.0
0.0
0.0
0.0
0.0
0.0
0.0
0.0
0.0
0.0
0.0
0.0
0.0
0.0
0.0
0.0
0.0
0.0
0.0
0.0
0.0
0.0
0.0
0.0
0.0
0.0
0.0
0.0
0.0
0.0
0.0
0.0
0.0
0.0
0.0
0.0
0.0
0.0
0.0
0.0
0.0
0.0
0.0
0.0
0.0
0.0
0.0
0.0
0.0
0.0
0.0
0.0
0.0
0.0
0.0
0.0
0.0
0.0
0.0
0.0
0.0
0.0
0.0
0.0
0.0
0.0
0.0
0.0
0.0
0.0
0.0
0.0
0.0
0.0
0.0
0.0
0.0
0.0
0.0
0.0
0.0
0.0
0.0
0.0
0.0
0.0
0.0
0.0
0.0
0.0
0.0
0.0
0.0
0.0
0.0
0.0
0.0
0.0
0.0
0.0
0.0
0.0
0.0
0.0
1.0
0.0
0.0
0.0
0.0
0.0
0.0
0.0
0.0
0.0
0.0
0.0
0.0
0.0
0.0
0.0
0.0
0.0
0.0
0.0
0.0
0.0
0.0
0.0
0.0
0.0
0.0
0.0
0.0
0.0
0.0
0.0
0.0
0.0
0.0
0.0
0.0
0.0
0.0
0.0
0.0
0.0
0.0
0.0
0.0
0.0
0.0
0.0
0.0
0.0
0.0
0.0
0.0
0.0
0.0
1.0
1.0
1.0
1.0
0.0
1.0
1.0
1.0
1.0
1.0
1.0
0.0
0.0
0.0
0.0
0.0
0.0
0.0
0.0
0.0
0.0
0.0
0.0
0.0
0.0
0.0
0.0
0.0
0.0
0.0
0.0
0.0
0.0
0.0
0.0
0.0
0.0
0.0
0.0
0.0
0.0
0.0
0.0
0.0
0.0
0.0
0.0
0.0
0.0
0.0
0.0
0.0
0.0
0.0
0.0
0.0
0.0
0.0
0.0
0.0
0.0
0.0
0.0
0.0
0.0
0.0
0.0
0.0
0.0
0.0
0.0
0.0
0.0
0.0
0.0
0.0
0.0
0.0
0.0
0.0
0.0
0.0
0.0
0.0
0.0
0.0
0.0
0.0
0.0
0.0
0.0
0.0
0.0
0.0
0.0
0.0
0.0
0.0
0.0
0.0
0.0
0.0
0.0
0.0
0.0
0.0
0.0
0.0
0.0
0.0
0.0
0.0
0.0
0.0
0.0
0.0
0.0
0.0
0.0
0.0
0.0
0.0
0.0
0.0
0.0
0.0
0.0
0.0
0.0
0.0
0.0
0.0
0.0
0.0
0.0
0.0
0.0
0.0
0.0
0.0
0.0
0.0
0.0
0.0
0.0
0.0
0.0
0.0
0.0
0.0
0.0
0.0
0.0
0.0
0.0
0.0
0.0
0.0
0.0
0.0
0.0
0.0
0.0
0.0
0.0
0.0
0.0
0.0
0.0
0.0
0.0
0.0
0.0
0.0
0.0
0.0
0.0
0.0
0.0
0.0
0.0
0.0
0.0
0.0
0.0
0.0
0.0
0.0
0.0
0.0
0.0
1.0
1.0
1.0
1.0
1.0
1.0
1.0
1.0
1.0
1.0
1.0
1.0
1.0
1.0
1.0
1.0
1.0
0.0
0.0
0.0
0.0
0.0
0.0
0.0
0.0
0.0
0.0
0.0
0.0
0.0
0.0
0.0
0.0
0.0
0.0
0.0
0.0
0.0
0.0
0.0
0.0
0.0
0.0
0.0
0.0
0.0
0.0
0.0
0.0
0.0
0.0
0.0
0.0
0.0
0.0
0.0
0.0
0.0
0.0
0.0
0.0
0.0
0.0
0.0
0.0
0.0
0.0
0.0
0.0
0.0
0.0
0.0
0.0
0.0
0.0
0.0
0.0
0.0
0.0
0.0
0.0
0.0
0.0
0.0
0.0
0.0
0.0
0.0
0.0
0.0
0.0
0.0
0.0
0.0
0.0
0.0
0.0
0.0
0.0
0.0
0.0
0.0
0.0
0.0
0.0
0.0
0.0
0.0
0.0
0.0
0.0
0.0
0.0
0.0
0.0
0.0
0.0
0.0
0.0
0.0
0.0
0.0
0.0
0.0
0.0
0.0
0.0
0.0
0.0
0.0
0.0
0.0
0.0
0.0
0.0
0.0
0.0
0.0
0.0
0.0
0.0
0.0
0.0
0.0
0.0
0.0
0.0
0.0
0.0
0.0
0.0
0.0
0.0
0.0
0.0
0.0
0.0
0.0
0.0
0.0
0.0
0.0
0.0
0.0
0.0
0.0
0.0
0.0
0.0
0.0
0.0
0.0
0.0
0.0
0.0
0.0
0.0
0.0
0.0
0.0
0.0
0.0
0.0
0.0
0.0
0.0
0.0
0.0
0.0
0.0
0.0
0.0
0.0
0.0
0.0
0.0
0.0
0.0
0.0
0.0
0.0
0.0
0.0
0.0
0.0
0.0
];
hold  on
plot(t,x_2, t, x_3 ,t, x_4,t, x_5 ,t, x_6,t, x_7, t, x_8,t,x_9,t, x_10);
legend('Recepcion', 'E1','E3','OFT','PSF','E2','C1','C2', 'C3');
